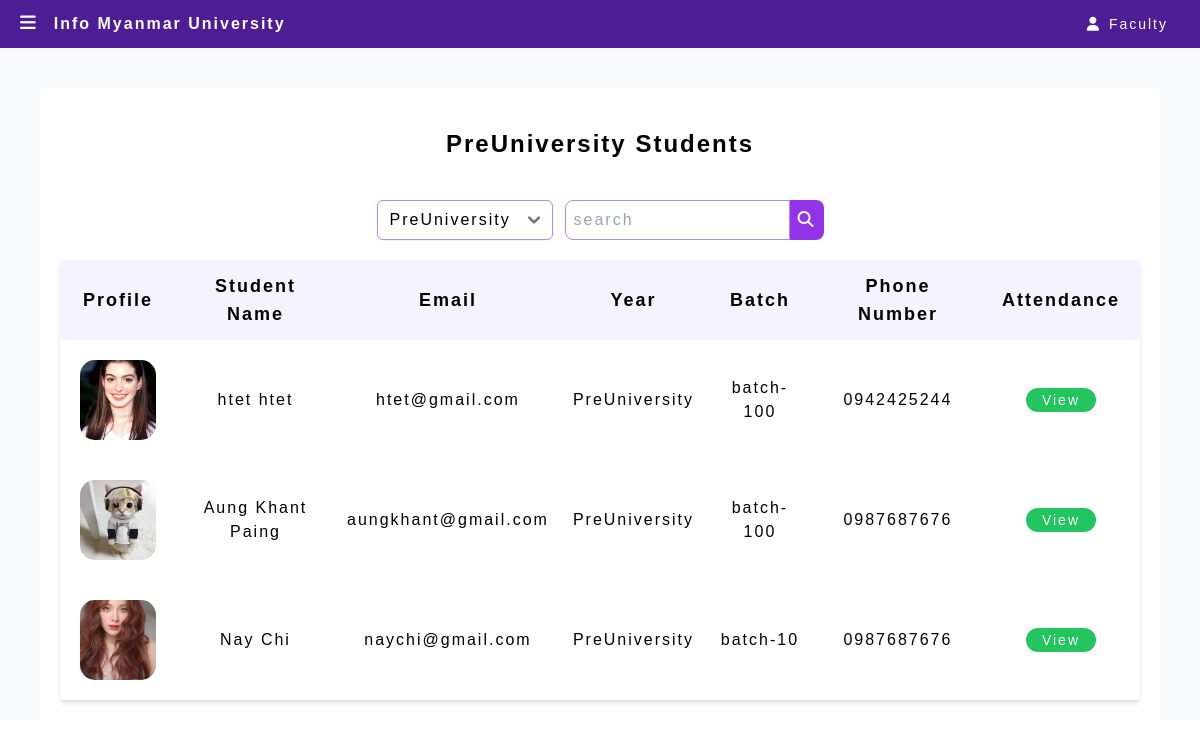
The page /adminfilterbyYear/4 (signed in) on the database its author committed.
### Website/models.py (models this page shows)
class Year(db.Model):
    id = db.Column(db.Integer, primary_key=True)
    year_name = db.Column(db.String(150))
    students = db.relationship('Student')
    attendances = db.relationship('Attendance')

class Student(db.Model, UserMixin): # user object
    id = db.Column(db.Integer, primary_key=True)
    email = db.Column(db.String(150), unique=True)
    name = db.Column(db.String(150))
    password = db.Column(db.String(150))
    year = db.Column(db.Integer, db.ForeignKey('year.id'))
    batch = db.Column(db.String(150))
    phone = db.Column(db.String(150))
    profile = db.Column(db.String(300))
    attendances = db.relationship('Attendance')

### app.py (the view)
@app.route('/adminfilterbyYear/<int:yearid>', methods=['GET', 'POST'])
def adminfilterbyYear(yearid):
    if 'admin_id' not in session:
        return redirect(url_for('adminLogin'))
    else:
        return adminfilterbyyear(yearid)

### Website/adminfeatues.py (called while the page is built)
def adminfilterbyyear(yearid):
    students = Student.query.filter_by(year=yearid).all()
    allyears = Year.query.all()
    years = {year.id: year.year_name for year in allyears}
    student_year = Year.query.get(yearid).year_name
    return render_template("adminstudentInfo.html", students=students, allyears=allyears, years = years, student_year=student_year)

### Website/templates/adminstudentInfo.html (shortened to what this page needs)
{% extends "adminlayout.html" %} {% block title %}Student Information{% endblock%}
{% block content %}
<div class="m-10 p-5 flex flex-col justify-center items-center bg-white overflow-x-auto">
  <h3 class="mt-5 text-2xl font-semibold mb-10 text-center">{% if student_year %} {{ student_year}} Students {% else %} All Students {% endif %}</h3>
  <div class="mb-5 flex md:flex-row items-center">
    <select class="block h-10 px-2 bg-white border border-violet-400 px-3 rounded-md shadow-sm focus:outline-none focus:border-violet-500" name="year" id="year">
      {% for allyear in allyears %}
      <option value="/adminfilterbyYear/{{ allyear.id }}" {% if allyear.year_name == student_year %} selected {% endif %}>{{ allyear.year_name }}</option>
      {% endfor %}
    </select>
      <form id="searchForm" class="flex">
        <input type="text" class="border border-violet-400 h-10 px-2 ml-3 mr-0 rounded-l-lg focus:outline-none focus:border-violet-800" id="searchvalue" name="searchvalue" placeholder="search"/>
        <button id="searchButton" class="m-0 h-10 px-2 text-white bg-purple-600 rounded-r-lg hover:scale-110 hover:bg-purple-400"><i class="fas fa-search"></i></button>
      </form>
  </div>
  <table class="text-center shadow-md">
    <thead class="bg-violet-50 text-lg font-semibold">
      <tr>
        <th class="py-3 px-5">Profile</th>
        <th class="py-3 px-5">Student Name</th>
        <th class="py-3 px-5">Email</th>
        <th class="py-3 px-5">Year</th>
        <th class="py-3 px-5">Batch</th>
        <th class="py-3 px-5">Phone Number</th>
        <th class="py-3 px-5">Attendance</th>
      </tr>
    </thead>
    <tbody id="student-table-body">
          {% for student in students: %}
          <tr>
            <td class="p-3">
              <img class=" w-24 h-24 object-cover p-2" style="border-radius:23px" src="{{ url_for('static', filename='images/' + student.profile) }}" alt="user photo">
            </td>
            <td class="p-3 student-name">{{ student.name }}</td>
            <td class="p-3 student-email">{{ student.email }}</td>
            <td class="p-3">{{ years[student.year] }}</td>
            <td class="p-3">{{ student.batch }}</td>
            <td class="p-3">{{ student.phone }}</td>
            <td class="p-3">
              <a href="/eachAttendance/{{student.id}}" class="bg-green-500 text-white text-sm px-4 py-1 rounded-3xl hover:bg-green-400 focus:outline-none focus:bg-green-400" data-item-id="2">
                View</a>
            </td>
          </tr>
          {% endfor %}
    </tbody>
  </table>
</div>
{% endblock %}

### Website/static/css/index.css (style rules this page uses)
html { font-family: Tahoma, sans-serif !important; letter-spacing: 2px; }

### rows shown on the page
Year: year_name "PreUniversity"
Student: profile (picture), name "htet htet", email "htet@gmail.com", year.year_name "PreUniversity", batch "batch-100", phone "0942425244"
Student: profile (picture), name "Aung Khant Paing", email "aungkhant@gmail.com", year.year_name "PreUniversity", batch "batch-100", phone "0987687676"
Student: profile (picture), name "Nay Chi", email "naychi@gmail.com", year.year_name "PreUniversity", batch "batch-10", phone "0987687676"

### other values the page prints
form field year "PreUniversity"
